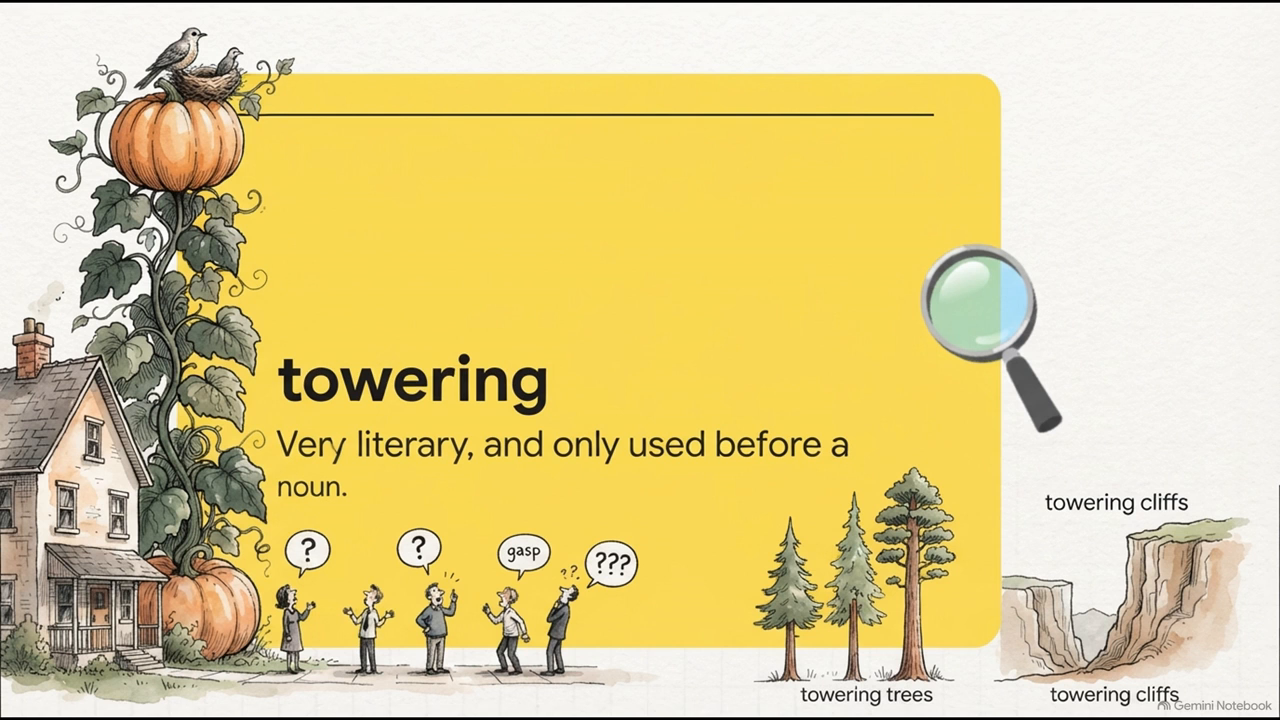
#> input picture glottos-marketing/content/specials/S3/polish-v2-build/qa/full_260.png, 1280 x 720 px
$ python cards.py
#> lines starting #> are read from the running program, lines starting #| are printed output that depends on the picture
# On-screen text overlays for S3 v2 (all RGBA, full frame 1280x720). Every string here needs the language-editor gate.
from PIL import Image, ImageDraw, ImageFont
W,H=1280,720; S=3
FB='/usr/share/fonts/truetype/liberation/LiberationSans-Bold.ttf'
FR='/usr/share/fonts/truetype/liberation/LiberationSans-Regular.ttf'
def f(p,s): return ImageFont.truetype(p,s*S)
def canvas():
    im=Image.new('RGBA',(W*S,H*S),(0,0,0,0)); return im,ImageDraw.Draw(im)
#> after `im = Image.new('RGBA', (W * S, H * S), (0, 0, 0, 0))`: im: PIL image 3840x2160 RGBA; every value is 0
def save(im,name): im.resize((W,H),Image.LANCZOS).save(name)
INK=(26,26,26,255)
# 1) whopping: word + meaning on the yellow card, top-left free area (truck scene)
im,d=canvas()
d.text((100*S,132*S),'whopping',font=f(FB,66),fill=INK)
fm=f(FR,29)
for i,l in enumerate(['Very big. Informal, often','right before a number.']):
    d.text((102*S,222*S+i*38*S),l,font=fm,fill=INK)
assert 102*S+max(d.textlength(l,font=fm) for l in ['Very big. Informal, often','right before a number.'])<425*S
save(im,'whop.png')
# 2) towering: patch the old caption (yellow, sampled per row on the right of the text) and write the corrected one
src=Image.open('qa/full_260.png').convert('RGB')
#> src is the input picture: PIL image 1280x720 RGB; mean R, G, B 222, 205.5, 143.7
im,d=canvas()
x0,x1,y0,y1=268,884,418,512
for y in range(y0,y1):
    c=src.getpixel((950,y)); d.rectangle((x0*S,y*S,x1*S,(y+1)*S),fill=c+(255,))
#> this loop made 94 passes
#> c on passes 1 to 12: (249, 216, 85), (249, 216, 85), (249, 216, 85), (249, 216, 85), (249, 216, 85), (249, 216, 85), (249, 216, 85), (249, 216, 85), (249, 216, 85), (249, 216, 85), (249, 216, 85), (249, 216, 85)
fm=f(FR,33)
for i,l in enumerate(['Very tall. A bit literary,','only before a noun.']):
    d.text((277*S,426*S+i*44*S),l,font=fm,fill=(26,26,26,255))
save(im,'tower.png')
#> call 2 of save, with name = 'tower.png'
#> in save (call 2), `def save(im,name): im.resize((W,H),Image.LANCZOS).save(name)`:
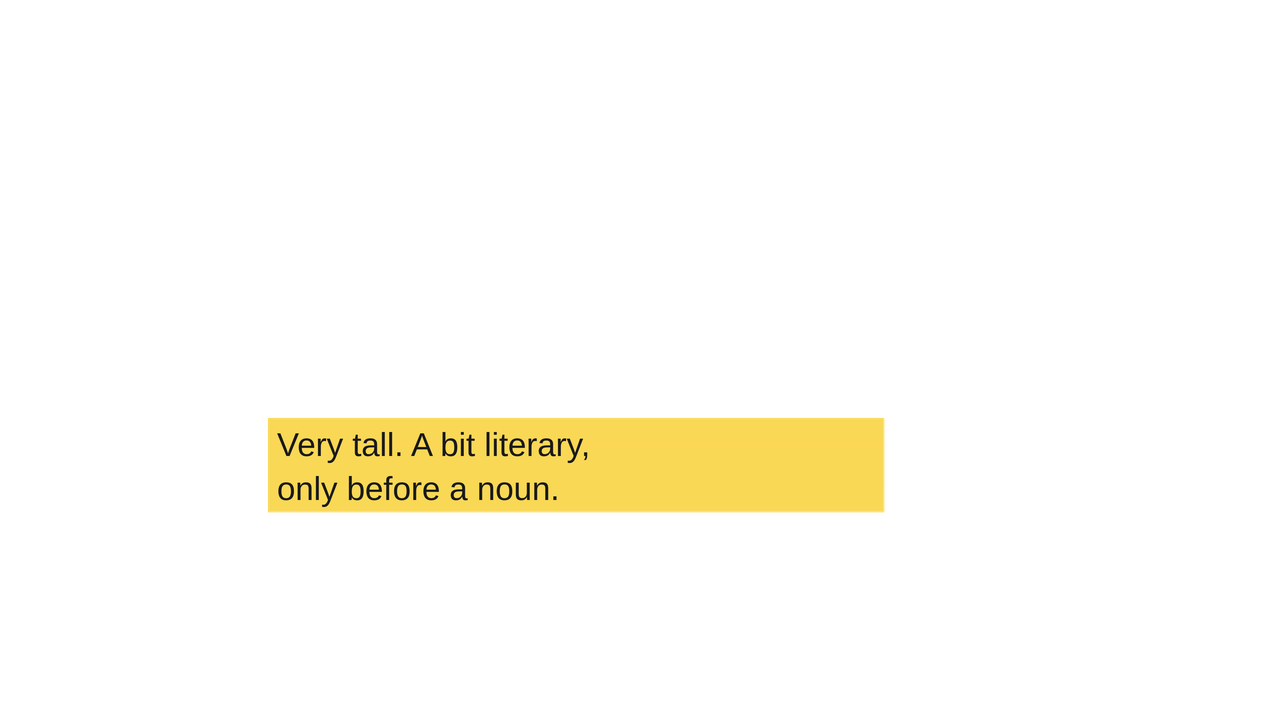
#> saved as tower.png: PIL image 1280x720 RGBA; mean R, G, B, A 15.5, 13.5, 5.3, 16.1; transparent parts drawn white
# 3) pause card 2: "In order." highlighted like the other key words
im,d=canvas()
fp=f(FR,60); t='In order.'
w=d.textlength(t,font=fp)
#> w = 660.4
d.rounded_rectangle((572*S,498*S,572*S+w+34*S,578*S),radius=18*S,fill=(206,218,250,255))
d.text((589*S,538*S),t,font=fp,fill=(20,20,20,255),anchor='lm')
save(im,'inorder.png')
# 4) reveal: name the five extras
im,d=canvas()
fl=f(FB,26); fc=f(FB,27)
words=['bulky','hefty','whopping','towering','mammoth']
label='The extras:'
gap=12*S; ws=[d.textlength(w_,font=fc)+30*S for w_ in words]
#> after `ws = [d.textlength(w_, font=fc) + 30 * S for w_ in words]`: ws = [301.6, 283.5, 472.4, 427.5, 477]
tot=d.textlength(label,font=fl)+24*S+sum(ws)+gap*(len(ws)-1)
#> tot = 2594.1
x=(W*S-tot)/2-20*S; y=545*S
#> after `x = (W * S - tot) / 2 - 20 * S`: x = 562.9
d.text((x,y),label,font=fl,fill=(60,50,40,255),anchor='lm'); x+=d.textlength(label,font=fl)+24*S
#> after `x += d.textlength(label, font=fl) + 24 * S`: x = 1051.1
for w_,wd in zip(words,ws):
    d.rounded_rectangle((x,y-26*S,x+wd,y+26*S),radius=14*S,fill=(232,120,30,255))
    d.text((x+wd/2,y),w_,font=fc,fill=(255,255,255,255),anchor='mm'); x+=wd+gap
#> this loop made 5 passes
#> (w_, wd, x) on passes 1 to 5: ('bulky', 301.6, 1388.6), ('hefty', 283.5, 1708.1), ('whopping', 472.4, 2216.5), ('towering', 427.5, 2680), ('mammoth', 477, 3193.1)
#> after the loop, x = 3193.1
assert x-gap<1120*S and (W*S-tot)/2-20*S>150*S
save(im,'extras.png')
#> call 4 of save, with name = 'extras.png'
#> in save (call 4), `def save(im,name): im.resize((W,H),Image.LANCZOS).save(name)`:
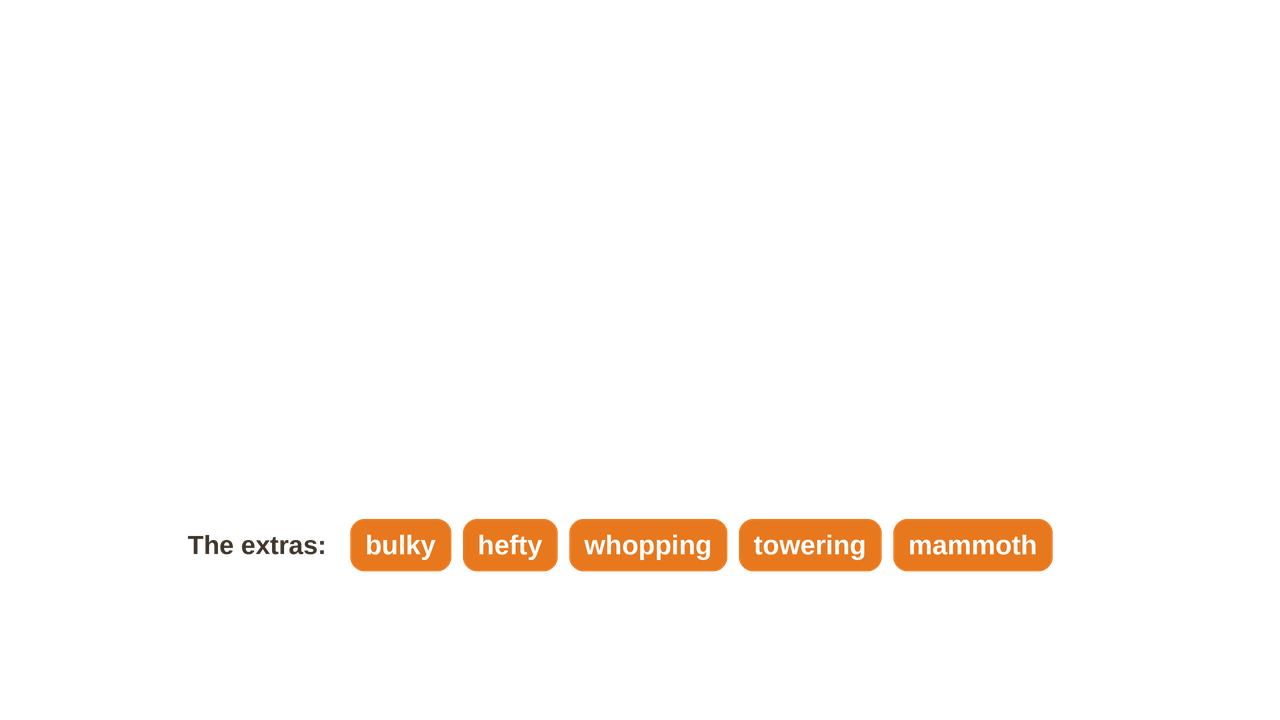
#> saved as extras.png: PIL image 1280x720 RGBA; mean R, G, B, A 9.4, 5.5, 2.2, 9.5; transparent parts drawn white
# 5) CTA plates on the top band of the closing card (also covers the untaught Gargantuan/Colossal/Titanic tags)
def plate(name,l1,l2=None,c2=(255,226,110,255)):
#> called with name = 'cta1.png', l1 = 'Comment your two scores:', l2 = 'list vs story', c2 = (255, 226, 110, 255)
    im,d=canvas()
    f1=f(FB,46); f2=f(FB,32)
    w=max(d.textlength(l1,font=f1),d.textlength(l2,font=f2) if l2 else 0)+90*S
#> w = 2049
    xa,xb=W*S/2-w/2,W*S/2+w/2; ya,yb=22*S,(120 if l2 else 100)*S
#> after `xa, xb = (W * S / 2 - w / 2, W * S / 2 + w / 2)`: xa = 895.5; xb = 2944.5
    assert xa>60*S and xb<1220*S
    d.rounded_rectangle((xa,ya,xb,yb),radius=20*S,fill=(24,30,38,236))
    d.text((W*S/2,(52 if l2 else 62)*S),l1,font=f1,fill=(255,255,255,255),anchor='mm')
    if l2: d.text((W*S/2,96*S),l2,font=f2,fill=c2,anchor='mm')
    save(im,name)
plate('cta1.png','Comment your two scores:','list vs story')
plate('cta2.png','Tonight: one silly story,','one picture for each word')
#> in save (call 6), `def save(im,name): im.resize((W,H),Image.LANCZOS).save(name)`:
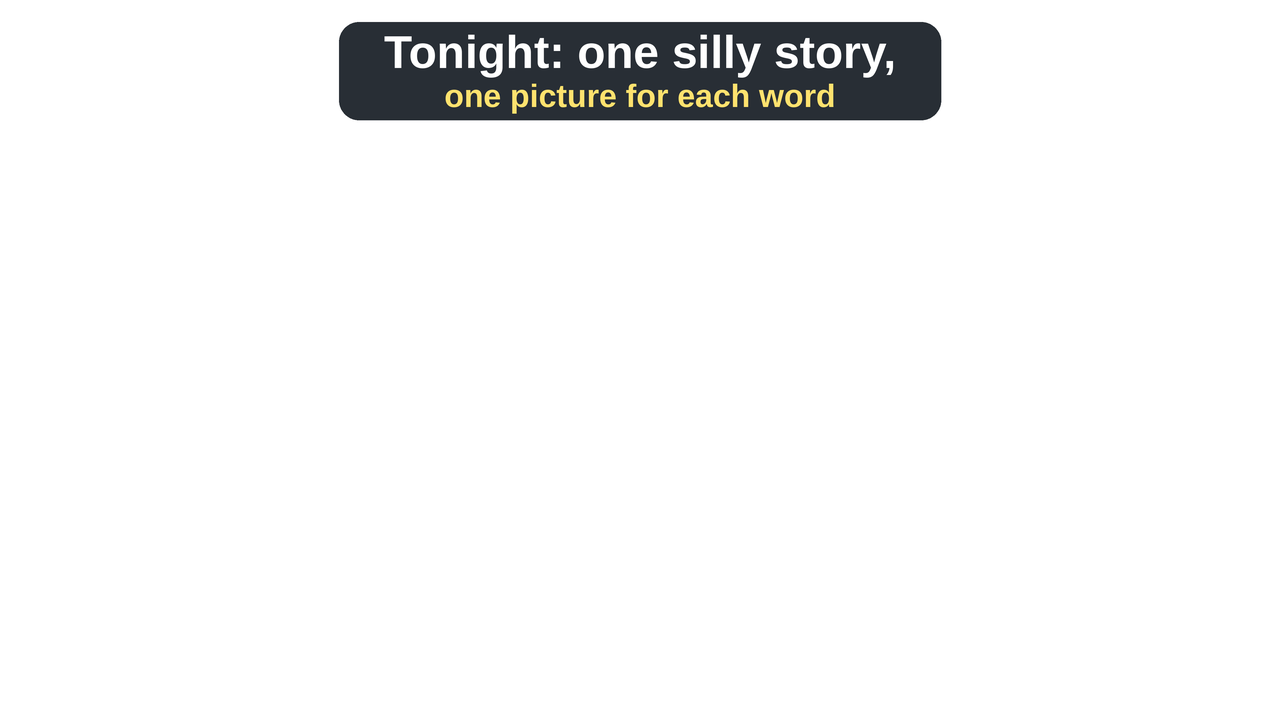
#> saved as cta2.png: PIL image 1280x720 RGBA; mean R, G, B, A 3.8, 4.1, 4.2, 15.3; transparent parts drawn white
plate('cta3.png','Look up: another word for big')
#> in save (call 7), `def save(im,name): im.resize((W,H),Image.LANCZOS).save(name)`:
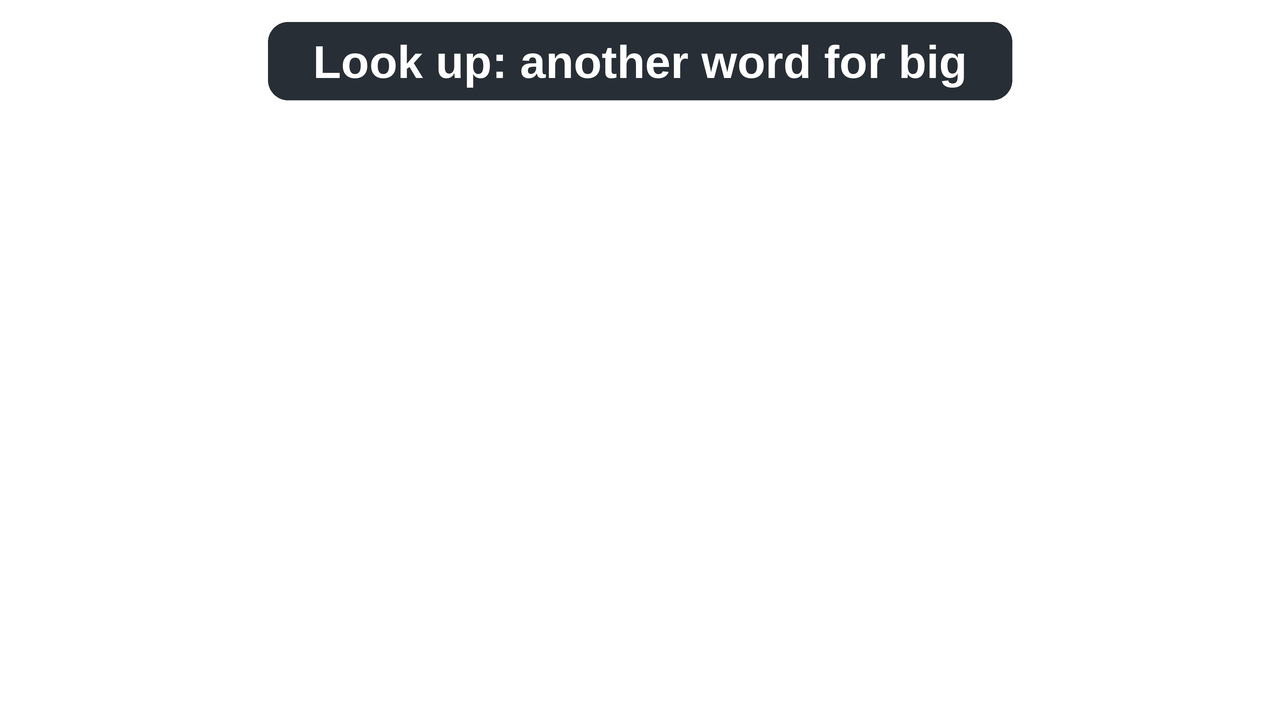
#> saved as cta3.png: PIL image 1280x720 RGBA; mean R, G, B, A 3.4, 3.8, 4.3, 15; transparent parts drawn white
print('ok')
